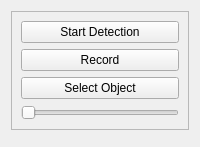
                         <widget class="QWidget" name="objdetectSettingPage">
                          <layout class="QVBoxLayout" name="verticalLayout_13">
                           <item>
                            <widget class="QFrame" name="frame_10">
                             <property name="frameShape">
                              <enum>QFrame::StyledPanel</enum>
                             </property>
                             <property name="frameShadow">
                              <enum>QFrame::Raised</enum>
                             </property>
                             <layout class="QVBoxLayout" name="verticalLayout_14">
                              <item>
                               <widget class="QPushButton" name="pushButton_2">
                                <property name="text">
                                 <string>Start Detection</string>
                                </property>
                                <property name="icon">
                                 <iconset resource="resources.qrc">
                                  <normaloff>:/icons/Icons/eye.svg</normaloff>:/icons/Icons/eye.svg</iconset>
                                </property>
                                <property name="iconSize">
                                 <size>
                                  <width>24</width>
                                  <height>24</height>
                                 </size>
                                </property>
                               </widget>
                              </item>
                              <item>
                               <widget class="QPushButton" name="pushButton">
                                <property name="text">
                                 <string>Record</string>
                                </property>
                                <property name="icon">
                                 <iconset resource="resources.qrc">
                                  <normaloff>:/icons/Icons/record.svg</normaloff>:/icons/Icons/record.svg</iconset>
                                </property>
                                <property name="iconSize">
                                 <size>
                                  <width>24</width>
                                  <height>24</height>
                                 </size>
                                </property>
                               </widget>
                              </item>
                              <item>
                               <widget class="QPushButton" name="pushButton_3">
                                <property name="text">
                                 <string>Select Object</string>
                                </property>
                                <property name="icon">
                                 <iconset resource="resources.qrc">
                                  <normaloff>:/icons/Icons/category.svg</normaloff>:/icons/Icons/category.svg</iconset>
                                </property>
                                <property name="iconSize">
                                 <size>
                                  <width>24</width>
                                  <height>24</height>
                                 </size>
                                </property>
                               </widget>
                              </item>
                              <item>
                               <widget class="QSlider" name="horizontalSlider">
                                <property name="orientation">
                                 <enum>Qt::Horizontal</enum>
                                </property>
                               </widget>
                              </item>
                             </layout>
                            </widget>
                           </item>
                           <item>
                            <widget class="QFrame" name="frame_11">
                             <property name="frameShape">
                              <enum>QFrame::StyledPanel</enum>
                             </property>
                             <property name="frameShadow">
                              <enum>QFrame::Raised</enum>
                             </property>
                            </widget>
                           </item>
                          </layout>
                         </widget>
